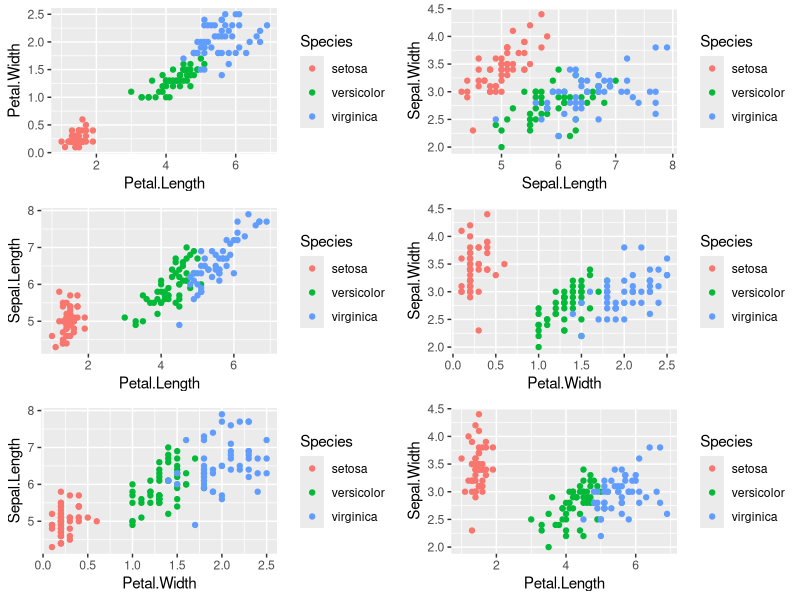
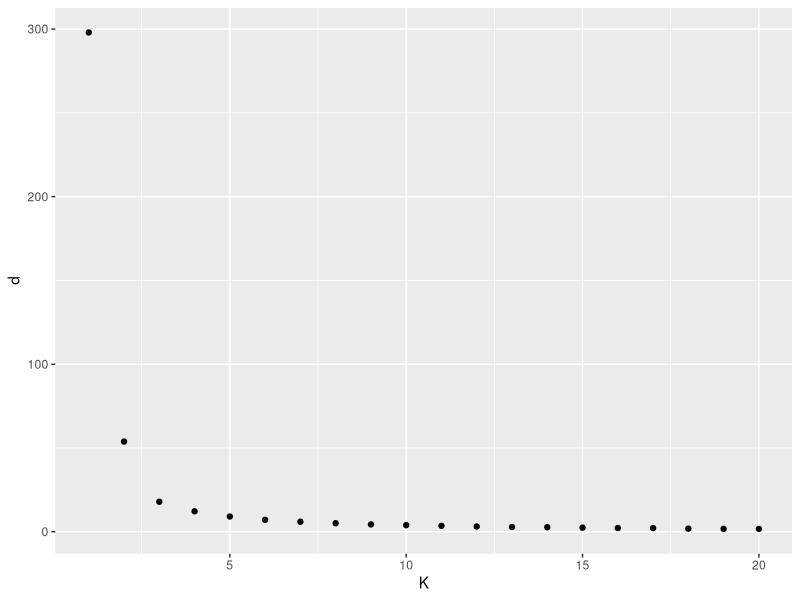

The R script that drew these images, in order:
#i do this at the start of every file
rm(list=ls())
set.seed(10)

library(ggplot2)
library(gridExtra)

# read in data
iris_data<-read.table("data/iris_data.txt", header = TRUE)

#initial ispection of data
head(iris_data)
summary(iris_data)

# plot the data for different attributes
p1<-ggplot(data=iris_data, aes(Petal.Length, Petal.Width, color= Species)) + geom_point()
p2<-ggplot(data=iris_data, aes(Sepal.Length, Sepal.Width, color= Species)) + geom_point()
p3<-ggplot(data=iris_data, aes(Petal.Length, Sepal.Length, color= Species)) + geom_point()
p4<-ggplot(data=iris_data, aes(Petal.Width, Sepal.Width, color= Species)) + geom_point()
p5<-ggplot(data=iris_data, aes(Petal.Width, Sepal.Length, color= Species)) + geom_point()
p6<-ggplot(data=iris_data, aes(Petal.Length, Sepal.Width, color= Species)) + geom_point()

grid.arrange(p1,p2,p3,p4,p5,p6,ncol=2)

k_max<-20
d<-rep(0,k_max)

#after viewing plots, it looks like the most distinct separation is between
#petal length vs petal width. So we can scale the data and only select those
#columns to be used for clustering
scaled<-scale(iris_data[,3:4])

#loop over different values of K to get the distance
for(k in 1:k_max){
  model<-kmeans(scaled,k, nstart = 20)
  d[k]<-model$tot.withinss
}

#convert distance vector to a data frame to be plotted
v<-data.frame(vec=d)

#plot distance vs K
ggplot(data=v, aes(x=1:k_max,y = d))+ geom_point() + labs(x="K")
